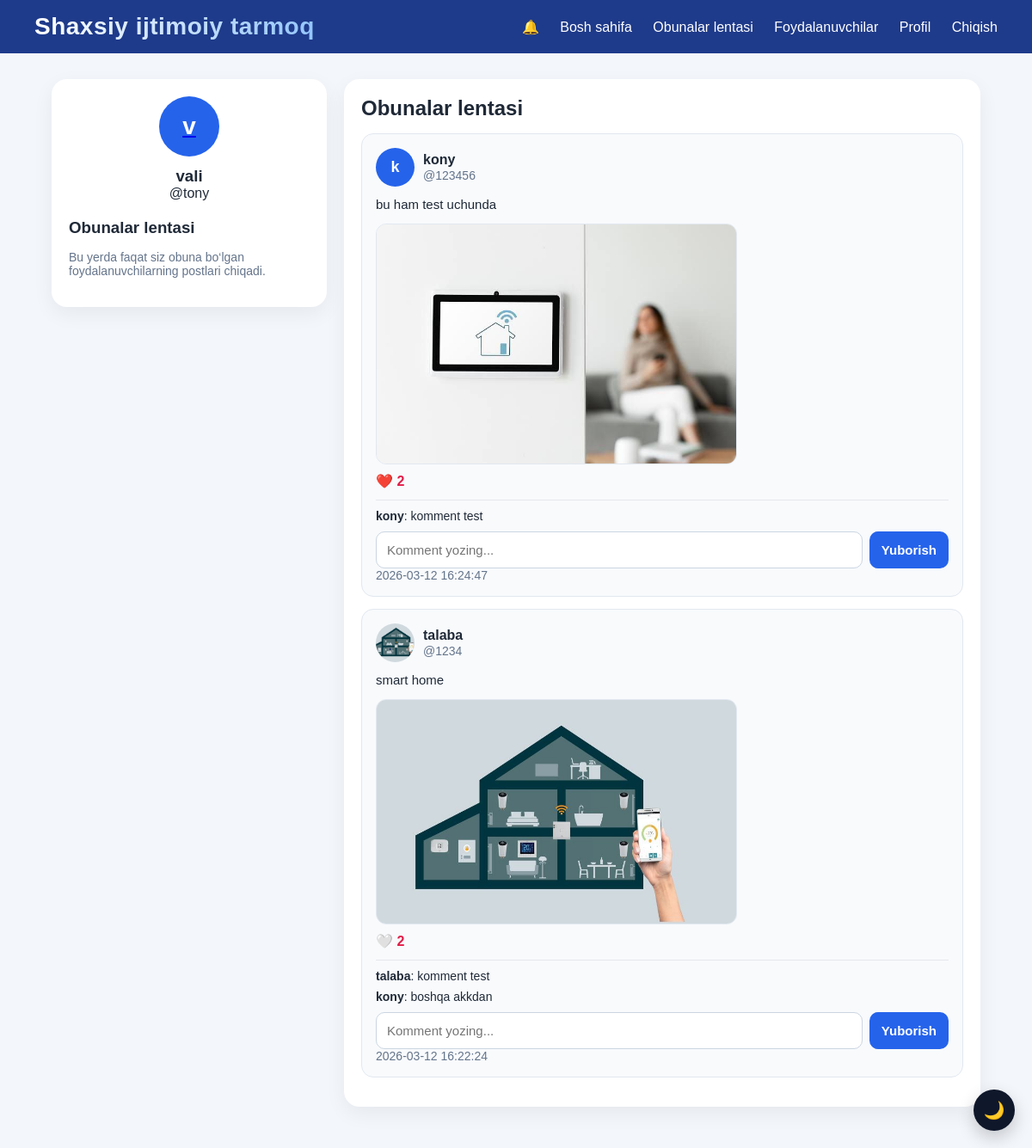
The app's page /following_feed (signed in) with its own data.
### tables this page shows
CREATE TABLE users (
            id INTEGER PRIMARY KEY AUTOINCREMENT,
            fullname TEXT NOT NULL,
            username TEXT NOT NULL UNIQUE,
            password TEXT NOT NULL,
            bio TEXT DEFAULT '',
            birth_date TEXT DEFAULT '',
            info TEXT DEFAULT '',
            avatar TEXT DEFAULT ''
        );

CREATE TABLE posts (
            id INTEGER PRIMARY KEY AUTOINCREMENT,
            user_id INTEGER NOT NULL,
            content TEXT DEFAULT '',
            image TEXT DEFAULT '',
            created_at TEXT NOT NULL,
            FOREIGN KEY (user_id) REFERENCES users (id)
        );

CREATE TABLE comments (
            id INTEGER PRIMARY KEY AUTOINCREMENT,
            user_id INTEGER NOT NULL,
            post_id INTEGER NOT NULL,
            content TEXT NOT NULL,
            created_at TEXT NOT NULL,
            FOREIGN KEY (user_id) REFERENCES users (id),
            FOREIGN KEY (post_id) REFERENCES posts (id)
        );

### app.py (the view)
@app.route("/following_feed")
def following_feed():
    if "user_id" not in session:
        return redirect(url_for("login"))
    conn = get_db_connection()
    current_user = conn.execute(
        "SELECT * FROM users WHERE id = ?",
        (session["user_id"],)
    ).fetchone()
    raw_posts = conn.execute("""
        SELECT posts.*, users.fullname, users.username, users.avatar,
               (SELECT COUNT(*) FROM likes WHERE likes.post_id = posts.id) AS like_count
        FROM posts
        JOIN users ON posts.user_id = users.id
        WHERE posts.user_id IN (
            SELECT following_id
            FROM follows
            WHERE follower_id = ?
        )
        ORDER BY posts.id DESC
    """, (session["user_id"],)).fetchall()
    posts = []
    for post in raw_posts:
        comments = conn.execute("""
            SELECT comments.*, users.fullname, users.username
            FROM comments
            JOIN users ON comments.user_id = users.id
            WHERE comments.post_id = ?
            ORDER BY comments.id ASC
        """, (post["id"],)).fetchall()
        liked = conn.execute(
            "SELECT 1 FROM likes WHERE user_id = ? AND post_id = ?",
            (session["user_id"], post["id"])
        ).fetchone()
        posts.append({
            "id": post["id"],
            "user_id": post["user_id"],
            "fullname": post["fullname"],
            "username": post["username"],
            "avatar": post["avatar"],
            "content": post["content"],
            "image": post["image"],
            "created_at": post["created_at"],
            "like_count": post["like_count"],
            "liked": liked is not None,
            "comments": comments
        })
    conn.close()
    return render_template("following_feed.html", posts=posts, current_user=current_user)

### app.py (called while the page is built)
def get_db_connection():
    conn = sqlite3.connect(DB_NAME)
    conn.row_factory = sqlite3.Row
    return conn

### templates/following_feed.html
{% extends 'base.html' %}
{% block content %}
<div class="home-layout">
    <div class="left-panel">
        <div class="profile-box">
            <a href="{{ url_for('profile') }}" class="avatar-link">
                {% if current_user and current_user['avatar'] %}
                    <img src="{{ url_for('static', filename='uploads/avatars/' + current_user['avatar']) }}"
                         class="profile-avatar-mini" alt="avatar">
                {% else %}
                    <div class="avatar">{{ session['fullname'][0] }}</div>
                {% endif %}
            </a>
            <h3>{{ session['fullname'] }}</h3>
            <p>@{{ session['username'] }}</p>
        </div>
        <div class="post-form-box">
            <h3>Obunalar lentasi</h3>
            <p class="users-subtitle">Bu yerda faqat siz obuna bo‘lgan foydalanuvchilarning postlari chiqadi.</p>
        </div>
    </div>
    <div class="feed-panel">
        <h2>Obunalar lentasi</h2>
        {% for post in posts %}
        <div class="post-card">
            <div class="post-header">
                {% if post.avatar %}
                    <img src="{{ url_for('static', filename='uploads/avatars/' + post.avatar) }}"
                         class="avatar-img" alt="avatar">
                {% else %}
                    <div class="avatar small">{{ post.fullname[0] }}</div>
                {% endif %}
                <div>
                    <strong>{{ post.fullname }}</strong><br>
                    <span>@{{ post.username }}</span>
                </div>
            </div>
            {% if post.content %}
                <p class="post-content">{{ post.content }}</p>
            {% endif %}
            {% if post.image %}
                <img src="{{ url_for('static', filename='uploads/posts/' + post.image) }}"
                     class="post-image" alt="post image">
            {% endif %}
            <div class="post-actions">
                <a href="{{ url_for('like_post', post_id=post.id) }}" class="like-btn">
                    {% if post.liked %}❤️{% else %}🤍{% endif %} {{ post.like_count }}
                </a>
            </div>
            <div class="comments-box">
                {% for comment in post.comments %}
                <div class="comment-item">
                    <strong>{{ comment.fullname }}</strong>: {{ comment.content }}
                </div>
                {% endfor %}
                <form method="POST"
                      action="{{ url_for('comment_post', post_id=post.id) }}"
                      class="comment-form">
                    <input type="text" name="comment_content" placeholder="Komment yozing...">
                    <button type="submit">Yuborish</button>
                </form>
            </div>
            <div class="post-time">{{ post.created_at }}</div>
        </div>
        {% else %}
        <div class="empty-box">Siz hali hech kimga obuna bo‘lmagansiz yoki ular hali post joylamagan.</div>
        {% endfor %}
    </div>
</div>
{% endblock %}

### static/style.css (style rules this page uses)
* { margin: 0; padding: 0; box-sizing: border-box; }
body { font-family: Arial, sans-serif; background: #f3f6fb; color: #1f2937; }
.auth-card input, .post-form-box textarea, .profile-form textarea, .profile-form input[type="date"], .comment-form input { width: 100%; padding: 12px; border: 1px solid #cbd5e1; border-radius: 10px; font-size: 15px; outline: none; }
.auth-card button, .post-form-box button, .profile-form button, .comment-form button { background: #2563eb; color: white; border: none; padding: 12px; border-radius: 10px; cursor: pointer; font-size: 15px; font-weight: bold; }
.home-layout { display: grid; grid-template-columns: 320px 1fr; gap: 20px; align-items: start; height: calc(100vh - 140px); }
.left-panel { background: white; border-radius: 18px; padding: 20px; box-shadow: 0 8px 25px rgba(0,0,0,0.06); position: sticky; top: 20px; align-self: start; }
.feed-panel { background: white; border-radius: 18px; padding: 20px; box-shadow: 0 8px 25px rgba(0,0,0,0.06); height: calc(100vh - 140px); overflow-y: auto; }
.profile-box { text-align: center; margin-bottom: 20px; }
.avatar { width: 70px; height: 70px; border-radius: 50%; background: #2563eb; color: white; font-size: 28px; font-weight: bold; display: flex; align-items: center; justify-content: center; margin: 0 auto 12px; }
.avatar.small { width: 45px; height: 45px; font-size: 18px; margin: 0; }
.avatar-img, .profile-avatar-mini, .profile-avatar-img { border-radius: 50%; object-fit: cover; }
.avatar-img { width: 45px; height: 45px; }
.post-form-box h3, .feed-panel h2, .profile-posts-card h3 { margin-bottom: 15px; }
.post-card { background: #f8fafc; border: 1px solid #e2e8f0; border-radius: 14px; padding: 16px; margin-bottom: 14px; }
.post-header { display: flex; gap: 10px; margin-bottom: 10px; align-items: center; }
.post-header span, .post-time, .username, .post-count, .file-name-text { color: #64748b; font-size: 14px; }
.post-content { font-size: 15px; line-height: 1.5; margin-bottom: 10px; white-space: pre-wrap; }
.post-image { width: 100%; max-width: 420px; border-radius: 12px; margin-top: 10px; border: 1px solid #e2e8f0; display: block; }
.post-actions { margin: 10px 0; }
.like-btn { text-decoration: none; font-weight: bold; color: #e11d48; }
.comments-box { margin-top: 12px; padding-top: 10px; border-top: 1px solid #e5e7eb; }
.comment-item { font-size: 14px; margin-bottom: 8px; }
.comment-form { display: flex; gap: 8px; margin-top: 10px; }
.comment-form button { padding: 10px 14px; }
.avatar-img { width: 45px; height: 45px; border-radius: 50%; object-fit: cover; }
.users-subtitle { color: #64748b; margin-bottom: 14px; font-size: 14px; }

### records on screen
users: fullname "vali", username "tony"
posts: fullname "k", fullname "kony", username "123456", content "bu ham test uchunda", image (picture), like_count "2", created_at "2026-03-12 16:24:47"
comments: fullname "kony", content "komment test"
posts: avatar (picture), fullname "talaba", username "1234", content "smart home", image (picture), like_count "2", created_at "2026-03-12 16:22:24"
comments: fullname "talaba", content "komment test"
comments: fullname "kony", content "boshqa akkdan"

### other values on screen
{{ session['fullname'][0] }} "v"
